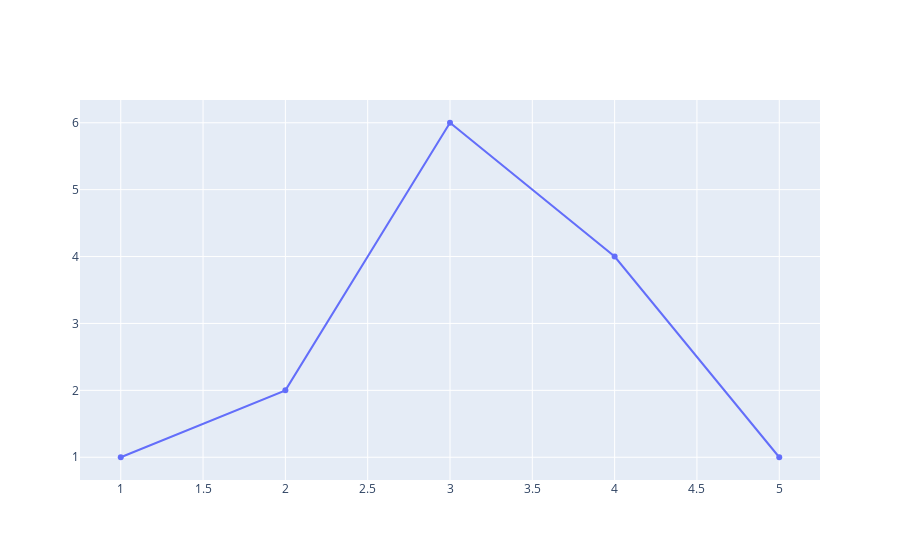

Notebook source saved alongside this figure:
### Markdown cell above
<br>

Để lưu biểu đồ trong Plotly Cloud hoặc Plotly Enterprise, hãy sử dụng `plotly.plotly.iplot`.

Sử dụng py.plot() để trả về url duy nhất và mở url (tự chọn).

Sử dụng py.iplot() khi hoạt động trong Jupyter Notebook để hiển thị plot trong notebook.

<br>

### Code cell
iplot([{"x": [1, 2, 3, 4, 5], "y": [1, 2, 6, 4, 1]}])

### Figure 1 — Plotly figure (JSON) as saved in the notebook; plotly's stock layout.template omitted (floating-point values rounded to 4 significant figures)
{"data": [{"type": "scatter", "x": [1, 2, 3, 4, 5], "y": [1, 2, 6, 4, 1]}], "layout": {}}
